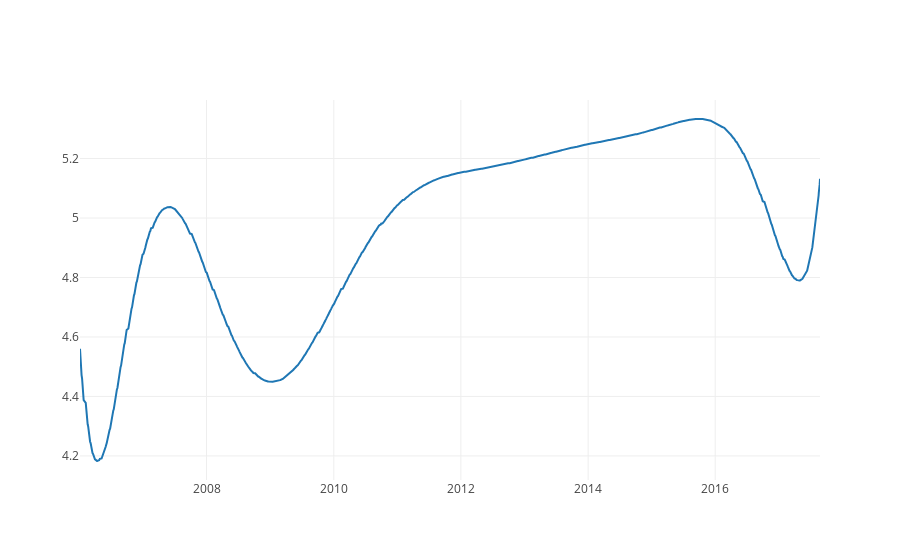

The code cell stored with this chart in its notebook:
### Markdown cell above
#### Combining the 2 Datasets and Do Analysis

### Code cell
PRC_Combine = combine_the_data_Stocks_n_LL(PRC_Resulting_Stocks_Data, PRC_13yr_LL)
PRC_Combine.head()

### Figure 1 — Plotly figure (JSON) as saved in the notebook; plotly's stock layout.template omitted (floating-point values rounded to 4 significant figures; data arrays with more than 128 entries replaced by an {"elided": "..."} marker saying what was removed)
{"data": [{"type": "scatter", "uid": "1fa6ac9b-7896-43c1-851f-99df6b653dca", "x": {"elided": "2835 str values"}, "y": {"elided": "2835 float values"}}], "layout": {}}
